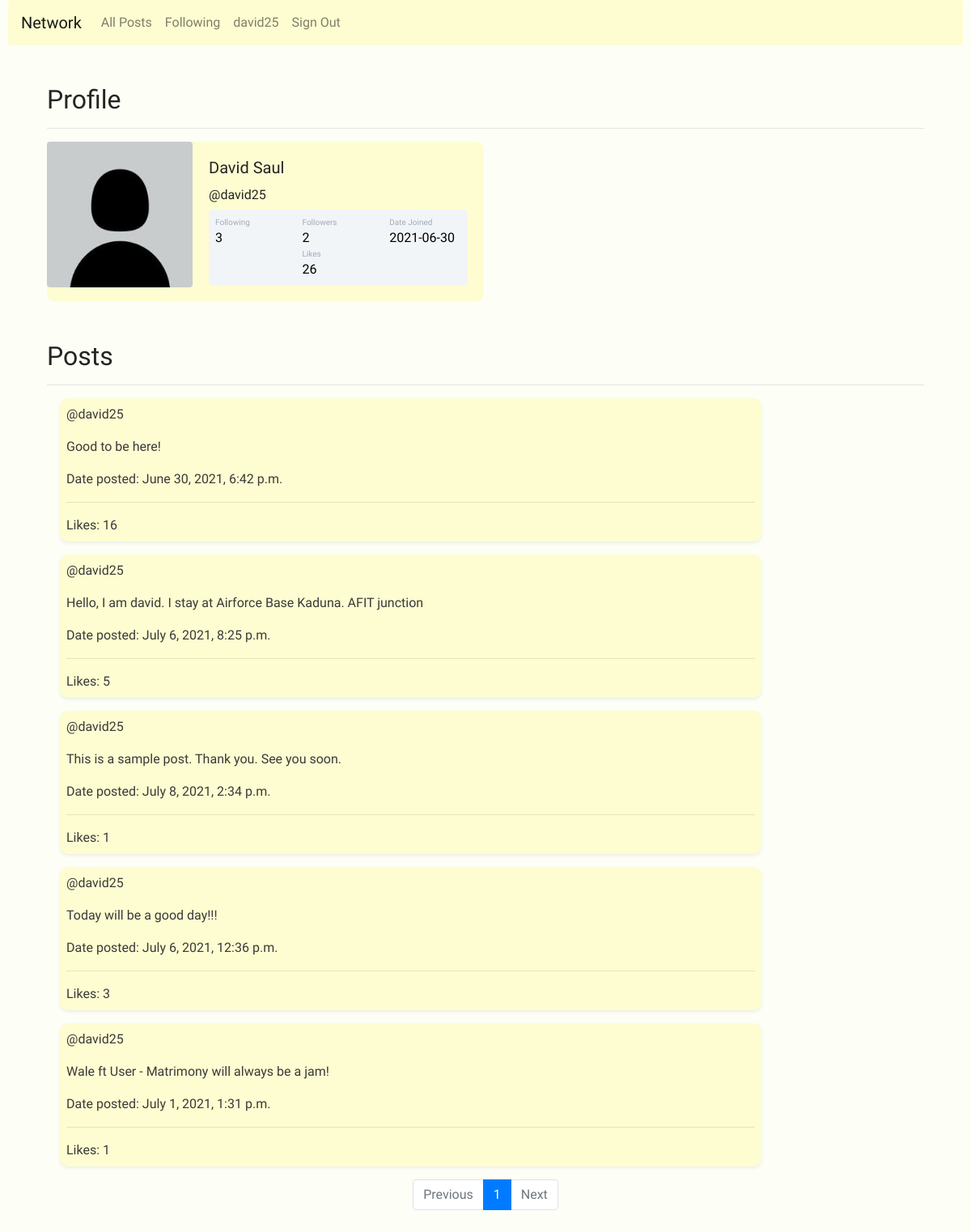
Page /network/profile/4 (signed in) on the committed database.
### network/models.py (models this page shows, shortened)
class User(AbstractUser):
    pass

class Post(models.Model):
    user = models.ForeignKey(User,on_delete=models.CASCADE,null=False,blank=True)
    post = models.TextField(default="")
    time = models.DateTimeField(auto_now_add=True)
    likers = models.ForeignKey(User,on_delete=models.CASCADE,null=True,blank=True, related_name="likers")
    likes = models.IntegerField(default=0)
    slug = models.SlugField(unique=True, default=uuid.uuid1)
    objects = models.Manager()
    custom = PostManager()

### network/views.py (the view)
# urls.py: path("network/profile/<int:user_id>", views.profile, name="profile"),
@login_required
@require_http_methods(["GET"])
def profile(request, user_id):
    user_posts = Post.objects.filter(user=user_id).order_by('post')
    totalLikes = []
    for post in user_posts:
        totalLikes.append(post.likes)
    likes = sum(totalLikes)
    userdata = User.objects.get(pk=user_id)
    logged_in_user = str(request.user)
    logged_in_user_obj = User.objects.get(username=request.user)
    date_joined = userdata.date_joined
    dateJoined = str(date_joined)[:10]
    following = Follow.objects.filter(following_id=user_id)
    followers = Follow.objects.filter(follower_id=user_id)
    paginator = Paginator(user_posts, 5)
    page_number = request.GET.get('page')
    page_obj = paginator.get_page(page_number)
    is_following = check_logged_in_user_following(followers, logged_in_user)
    if is_following:
        is_followed = True
        return render(request, "network/profile.html", {
            'posts': page_obj, 'userdata': userdata, 'current_user': logged_in_user, 'date':dateJoined,
            'following': following.count(), 'followers': followers.count(),
             'current_user_id': logged_in_user_obj.id, 'followers_item': followers, 'messages': is_followed,
             'likes': likes
            })
    else:
        return render(request, "network/profile.html", {
                'posts': page_obj, 'userdata': userdata, 'current_user': logged_in_user, 'date':dateJoined,
                'following': following.count(), 'followers': followers.count(),
                'current_user_id': logged_in_user_obj.id, 'followers_item': followers,
                'likes': likes
                })

### helper_functions.py (called while the page is built)
def check_logged_in_user_following (model, user):
    model_to_list = list(model)
    list_of_usernames = [str(each_user) for each_user in model_to_list]
    return user in list_of_usernames

### network/models.py (called while the page is built)
    def __str__(self):
	    return f"{self.following}"

### network/templates/network/profile.html (shortened to what this page needs)
{% extends "network/layout.html" %}
{% block body %}
<div id="profile_view" class="m-5 ml-3 mb-5">
    <h2>Profile</h2><hr>
<div class="card mb-3" style="max-width: 540px; background-color:#fefdd1;">
  <div class="row no-gutters">
    <div class="col-md-4">
      <img class="rounded card-img" width="155" alt="...">
    </div>
    <div class="col-md-8">
      <div class="card-body ">
        <h5 class="card-title">{{userdata.first_name}} {{userdata.last_name}}</h5>
        <h6 class="mb-0 mt-0">@{{userdata.username}}</h6>
        <div class="p-2 mt-2 d-flex justify-content-between rounded text-white stats">
                    <div class="d-flex flex-column mr-2"> <span class="following">Following</span> <span class="number1">{{following}}</span> </div>
                    <div class="d-flex flex-column mr-2"> <span class="followers">Followers</span> <span class="number2">{{followers}}</span>  <span class="rating">Likes</span> <span class="number1">{{likes}}</span></div>
                    <div class="d-flex flex-column mr-2"> <span class="rating">Date Joined</span> <span class="number3">{{date}}</span> </div>
        </div>
      </div>
    </div>
  </div>
</div>
 <h2 class="mt-5">Posts</h2><hr>
 <div id="profile_posts">
    {% for post in posts %}
    <div style="background-color:#fefdd1;" class="card m-3 p-2 shadow-sm">
      <div class="d-flex justify-content-between">
       <span> @{{post.user.username }} </span>
      </div>
        <div class="mt-3 mb-3">{{post.post}}</div>
        Date posted: {{post.time}}<hr>
        Likes: {{post.likes}}
    </div>
    {% empty %}
    <div><h5> Sorry, no posts for this user yet :)</h5></div>
    {% endfor %}
    <nav aria-label="Page navigation example">
      <ul class="pagination justify-content-center">
        {% if posts.has_previous %}
          <li class="page-item">
            <a class="page-link" href="?page={{ posts.previous_page_number }}">Previous</a>
          </li>
        {% else %}
          <li class="page-item disabled">
            <a class="page-link" href="#" tabindex="-1" aria-disabled="true">Previous</a>
          </li>
        {% endif %}
        {% for i in posts.paginator.page_range %}
          {% if posts.number == i %}
            <li class="page-item active" aria-current="page">
              <span class="page-link">
                {{ i }}
              </span>
            </li>
          {% else %}
            <li class="page-item"><a class="page-link" href="?page={{ i }}">{{ i }}</a></li>
          {% endif %}
        {% endfor %}
        {% if posts.has_next %}
          <li class="page-item">
            <a class="page-link" href="?page={{ posts.next_page_number }}">Next</a>
          </li>
        {% else %}
          <li class="page-item disabled">
            <a class="page-link" href="#" tabindex="-1" aria-disabled="true">Next</a>
          </li>
        {% endif %}
      </ul>
    </nav>
 </div>
</div>
{% endblock %}

### network/templates/network/layout.html (shortened to what this page needs)
{% load static %}
<!DOCTYPE html>
<html lang="en">
    <head>
        <link rel="stylesheet" href="https://stackpath.bootstrapcdn.com/bootstrap/4.1.3/css/bootstrap.min.css">
        <link href="{% static 'network/styles.css' %}" rel="stylesheet">
    </head>
    <body style="padding:0px 10px;">
        <nav class="navbar navbar-expand-lg navbar-light rounded" style="background-color: #fefdd1;">
            <a class="navbar-brand" href="{% url 'index' %}">Network</a>
            <div class="d-flex flex-end collapse navbar-collapse" id="navbarSupportedContent">
              <ul class="navbar-nav mr-auto">
                <li class="nav-item">
                  <a id='allPosts' class="nav-link" href="{% url 'index' %}">All Posts</a>
                </li>
                {% if user.is_authenticated %}
                    <li class="nav-item">
                        <a id="following" class="nav-link" href="{% url 'following' %}">Following</a>
                    </li>
                     {% if user.is_authenticated %}
                    <li class="nav-item">
                        <a id="profile" class="nav-link" href="{% url 'profile' user.id %}"><strong>{{ user.username }}</strong></a>
                    </li>
                {% endif %}
                    <li class="nav-item">
                        <a class="nav-link" href="{% url 'logout' %}">Sign Out</a>
                    </li>
                {% endif %}
              </ul>
            </div>
          </nav>
        <div class="body">
            {% block body %}
            {% endblock %}
        </div>
</body>
</html>

### network/static/network/styles.css (style rules this page uses)
body { background-color: #fdfff7; border-radius: 10px; font-family: 'Fredoka One', cursive; font-weight: 200; color: rgb(58, 57, 57); }
h1, h2, h3, h4, h5, h6 { color: #252422; }
.card { width: 80%; border: none; border-radius: 10px; background-color: #fff }
.stats { background: #f2f5f8 !important; color: #000 !important }
.following { font-size: 10px; color: #a1aab9 }
.number1 { font-weight: 500 }
.followers { font-size: 10px; color: #a1aab9 }
.number2 { font-weight: 500 }
.rating { font-size: 10px; color: #a1aab9 }
.number3 { font-weight: 500 }

### rows in the picture
User: username "david25", first_name "David", last_name "Saul"
Post: user.username "david25", post "Good to be here!", time "June 30, 2021, 6:42 p.m.", likes "16"
Post: user.username "david25", post "Hello, I am david. I stay at Airforce Base Kaduna. AFIT junction", time "July 6, 2021, 8:25 p.m.", likes "5"
Post: user.username "david25", post "This is a sample post. Thank you. See you soon.", time "July 8, 2021, 2:34 p.m.", likes "1"
Post: user.username "david25", post "Today will be a good day!!!", time "July 6, 2021, 12:36 p.m.", likes "3"
Post: user.username "david25", post "Wale ft User - Matrimony will always be a jam!", time "July 1, 2021, 1:31 p.m.", likes "1"

### other values in the picture
{{ following }} "3"
{{ followers }} "2"
{{ likes }} "26"
{{ date }} "2021-06-30"
{{ i }} "1"
